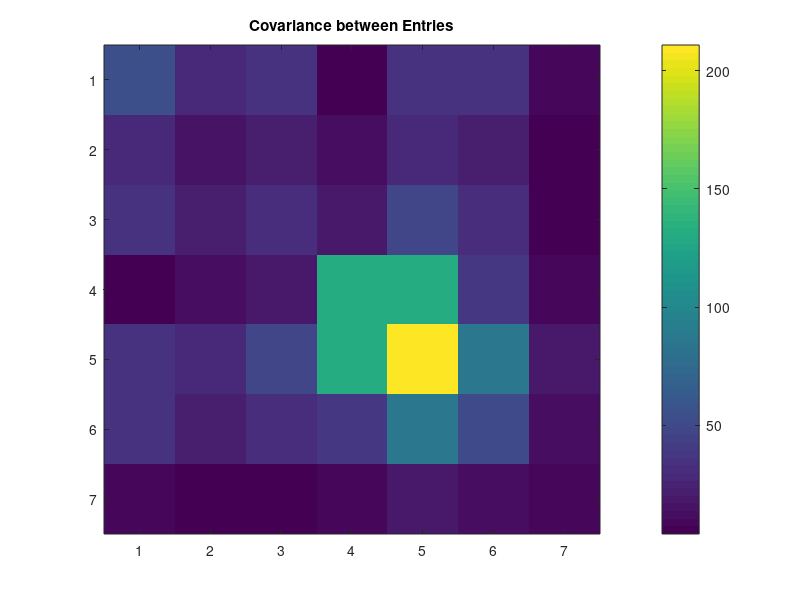

MATLAB code to generate this figure:
close all;
clear;
clc;

%%
% Sample Covariance matrix taken from the paper:
% Selecting band combinations from multispectral data, Sheffield
% They have computed the most relevant features from this matrix
% Optimal Ordering in decreasing Order is: 5, 4, 1, 7, 6, 3, 2

C = [53.32, 27.41, 35.74, 5.86, 36.04, 33.56, 7.77;
     27.41, 17.01, 21.35, 11.36, 29.35, 21.29, 4.13;
     35.74, 21.35, 31.66, 20.01, 46.46, 31.03, 6.69;
     5.86, 11.36, 20.01, 131.71, 131.64, 38.14, 8.26;
     36.04, 29.35, 46.56, 131.64, 210.83, 86.25, 19.10;
     33.56, 21.29, 31.03, 38.14, 86.25, 50.01, 11.51;
     7.77, 4.13, 6.69, 8.26, 19.10, 11.51, 9.80];

% convert the covariance matrix to correaltion matrix if needed
% while working with entities of uneven scale
% Use [ExpSigma,ExpCorrC] = cov2corr(ExpCovariance) for that 
 
figure;
imagesc(C);
title 'Covariance between Entries';
colorbar;

%% greedy_forward
 
k = 1; % counter
max_k = size(C,1); % number of elements
n = size(C,1); % count size
SsX = C; % temp variable for sub-determinant
val_det_for = zeros(1,max_k); % list of sub-determinant values after each exclusion
identity_det_for = zeros(1,max_k); % list of sub-determinant index chosen
list = 1:max_k;

while k<=n
    [maxval,argmax] = max(sum(SsX,2)); % compute principal index values
    val_det_for(1,k) = maxval;
    SsX(argmax,:) = []; % remove column entries for rejected index
    SsX(:,argmax) = []; % remove row entries for rejected index
    identity_det_for(1,k) = list(argmax);
    list(argmax) = [];
    k = k+1;
end


%%

disp('Greedy Forward Approach');
disp('Entries with decresing order of importance:');
disp(identity_det_for);
disp('Corresponding principal index value:');
disp(num2str(val_det_for(:).'))